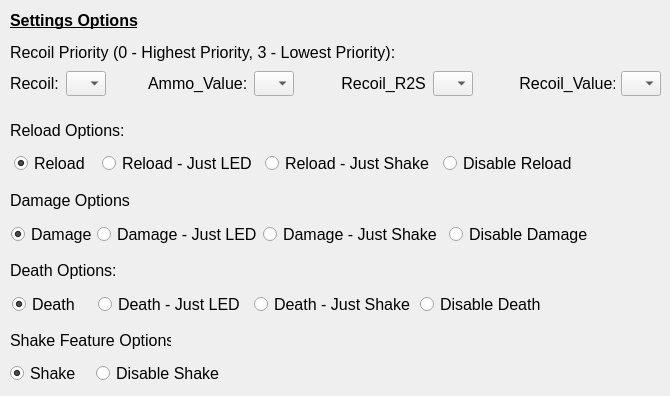
   <widget class="QWidget" name="stab">
    <attribute name="title">
     <string>Settings</string>
    </attribute>
    <widget class="QLabel" name="recoilInfoLabel">
     <property name="geometry">
      <rect>
       <x>10</x>
       <y>40</y>
       <width>391</width>
       <height>25</height>
      </rect>
     </property>
     <property name="font">
      <font>
       <pointsize>12</pointsize>
      </font>
     </property>
     <property name="styleSheet">
      <string notr="true">color : black;</string>
     </property>
     <property name="text">
      <string>Recoil Priority (0 - Highest Priority, 3 - Lowest Priority):</string>
     </property>
    </widget>
    <widget class="QLabel" name="recoilHeadLabel">
     <property name="geometry">
      <rect>
       <x>10</x>
       <y>0</y>
       <width>131</width>
       <height>41</height>
      </rect>
     </property>
     <property name="font">
      <font>
       <pointsize>12</pointsize>
       <bold>true</bold>
       <underline>true</underline>
      </font>
     </property>
     <property name="text">
      <string>Settings Options</string>
     </property>
     <property name="alignment">
      <set>Qt::AlignmentFlag::AlignLeading|Qt::AlignmentFlag::AlignLeft|Qt::AlignmentFlag::AlignVCenter</set>
     </property>
    </widget>
    <widget class="QLabel" name="reloadLabel">
     <property name="geometry">
      <rect>
       <x>10</x>
       <y>110</y>
       <width>121</width>
       <height>41</height>
      </rect>
     </property>
     <property name="font">
      <font>
       <pointsize>12</pointsize>
      </font>
     </property>
     <property name="text">
      <string>Reload Options:</string>
     </property>
    </widget>
    <widget class="QLabel" name="reloadLabel_2">
     <property name="geometry">
      <rect>
       <x>10</x>
       <y>180</y>
       <width>121</width>
       <height>41</height>
      </rect>
     </property>
     <property name="font">
      <font>
       <pointsize>12</pointsize>
      </font>
     </property>
     <property name="text">
      <string>Damage Options:</string>
     </property>
    </widget>
    <widget class="QLabel" name="reloadLabel_3">
     <property name="geometry">
      <rect>
       <x>10</x>
       <y>250</y>
       <width>111</width>
       <height>41</height>
      </rect>
     </property>
     <property name="font">
      <font>
       <pointsize>12</pointsize>
      </font>
     </property>
     <property name="text">
      <string>Death Options:</string>
     </property>
    </widget>
    <widget class="QLabel" name="reloadLabel_4">
     <property name="geometry">
      <rect>
       <x>10</x>
       <y>320</y>
       <width>161</width>
       <height>41</height>
      </rect>
     </property>
     <property name="font">
      <font>
       <pointsize>12</pointsize>
      </font>
     </property>
     <property name="text">
      <string>Shake Feature Options:</string>
     </property>
    </widget>
    <widget class="QWidget" name="layoutWidget_6">
     <property name="geometry">
      <rect>
       <x>10</x>
       <y>70</y>
       <width>651</width>
       <height>27</height>
      </rect>
     </property>
     <layout class="QHBoxLayout" name="horizontalLayout_24">
      <item>
       <widget class="QLabel" name="recoilLabel">
        <property name="sizePolicy">
         <sizepolicy hsizetype="Fixed" vsizetype="Fixed">
          <horstretch>0</horstretch>
          <verstretch>0</verstretch>
         </sizepolicy>
        </property>
        <property name="minimumSize">
         <size>
          <width>50</width>
          <height>25</height>
         </size>
        </property>
        <property name="maximumSize">
         <size>
          <width>50</width>
          <height>25</height>
         </size>
        </property>
        <property name="baseSize">
         <size>
          <width>50</width>
          <height>25</height>
         </size>
        </property>
        <property name="font">
         <font>
          <pointsize>12</pointsize>
         </font>
        </property>
        <property name="text">
         <string>Recoil:</string>
        </property>
       </widget>
      </item>
      <item>
       <widget class="QComboBox" name="recoilComboBox">
        <property name="sizePolicy">
         <sizepolicy hsizetype="Fixed" vsizetype="Fixed">
          <horstretch>0</horstretch>
          <verstretch>0</verstretch>
         </sizepolicy>
        </property>
        <property name="minimumSize">
         <size>
          <width>40</width>
          <height>25</height>
         </size>
        </property>
        <property name="maximumSize">
         <size>
          <width>40</width>
          <height>25</height>
         </size>
        </property>
        <property name="baseSize">
         <size>
          <width>40</width>
          <height>25</height>
         </size>
        </property>
       </widget>
      </item>
      <item>
       <spacer name="horizontalSpacer_4">
        <property name="orientation">
         <enum>Qt::Orientation::Horizontal</enum>
        </property>
        <property name="sizeHint" stdset="0">
         <size>
          <width>200</width>
          <height>25</height>
         </size>
        </property>
       </spacer>
      </item>
      <item>
       <widget class="QLabel" name="ammoLabel">
        <property name="sizePolicy">
         <sizepolicy hsizetype="Fixed" vsizetype="Fixed">
          <horstretch>0</horstretch>
          <verstretch>0</verstretch>
         </sizepolicy>
        </property>
        <property name="minimumSize">
         <size>
          <width>100</width>
          <height>25</height>
         </size>
        </property>
        <property name="maximumSize">
         <size>
          <width>100</width>
          <height>25</height>
         </size>
        </property>
        <property name="baseSize">
         <size>
          <width>100</width>
          <height>25</height>
         </size>
        </property>
        <property name="font">
         <font>
          <pointsize>12</pointsize>
         </font>
        </property>
        <property name="text">
         <string>Ammo_Value:</string>
        </property>
       </widget>
      </item>
      <item>
       <widget class="QComboBox" name="ammoValueComboBox">
        <property name="sizePolicy">
         <sizepolicy hsizetype="Fixed" vsizetype="Fixed">
          <horstretch>0</horstretch>
          <verstretch>0</verstretch>
         </sizepolicy>
        </property>
        <property name="minimumSize">
         <size>
          <width>40</width>
          <height>25</height>
         </size>
        </property>
        <property name="maximumSize">
         <size>
          <width>40</width>
          <height>25</height>
         </size>
        </property>
        <property name="baseSize">
         <size>
          <width>40</width>
          <height>25</height>
         </size>
        </property>
       </widget>
      </item>
      <item>
       <spacer name="horizontalSpacer_5">
        <property name="orientation">
         <enum>Qt::Orientation::Horizontal</enum>
        </property>
        <property name="sizeHint" stdset="0">
         <size>
          <width>200</width>
          <height>25</height>
         </size>
        </property>
       </spacer>
      </item>
      <item>
       <widget class="QLabel" name="r2sLabel">
        <property name="sizePolicy">
         <sizepolicy hsizetype="Fixed" vsizetype="Fixed">
          <horstretch>0</horstretch>
          <verstretch>0</verstretch>
         </sizepolicy>
        </property>
        <property name="minimumSize">
         <size>
          <width>90</width>
          <height>25</height>
         </size>
        </property>
        <property name="maximumSize">
         <size>
          <width>90</width>
          <height>25</height>
         </size>
        </property>
        <property name="baseSize">
         <size>
          <width>90</width>
          <height>25</height>
         </size>
        </property>
        <property name="font">
         <font>
          <pointsize>12</pointsize>
         </font>
        </property>
        <property name="text">
         <string> Recoil_R2S:</string>
        </property>
       </widget>
      </item>
      <item>
       <widget class="QComboBox" name="recoilR2SComboBox">
        <property name="sizePolicy">
         <sizepolicy hsizetype="Fixed" vsizetype="Fixed">
          <horstretch>0</horstretch>
          <verstretch>0</verstretch>
         </sizepolicy>
        </property>
        <property name="minimumSize">
         <size>
          <width>40</width>
          <height>25</height>
         </size>
        </property>
        <property name="maximumSize">
         <size>
          <width>40</width>
          <height>25</height>
         </size>
        </property>
        <property name="baseSize">
         <size>
          <width>40</width>
          <height>25</height>
         </size>
        </property>
       </widget>
      </item>
      <item>
       <spacer name="horizontalSpacer_6">
        <property name="orientation">
         <enum>Qt::Orientation::Horizontal</enum>
        </property>
        <property name="sizeHint" stdset="0">
         <size>
          <width>200</width>
          <height>25</height>
         </size>
        </property>
       </spacer>
      </item>
      <item>
       <widget class="QLabel" name="valueLabel">
        <property name="sizePolicy">
         <sizepolicy hsizetype="Fixed" vsizetype="Fixed">
          <horstretch>0</horstretch>
          <verstretch>0</verstretch>
         </sizepolicy>
        </property>
        <property name="minimumSize">
         <size>
          <width>100</width>
          <height>25</height>
         </size>
        </property>
        <property name="maximumSize">
         <size>
          <width>100</width>
          <height>25</height>
         </size>
        </property>
        <property name="baseSize">
         <size>
          <width>100</width>
          <height>25</height>
         </size>
        </property>
        <property name="font">
         <font>
          <pointsize>12</pointsize>
         </font>
        </property>
        <property name="text">
         <string> Recoil_Value:</string>
        </property>
       </widget>
      </item>
      <item>
       <widget class="QComboBox" name="recoilValueComboBox">
        <property name="sizePolicy">
         <sizepolicy hsizetype="Fixed" vsizetype="Fixed">
          <horstretch>0</horstretch>
          <verstretch>0</verstretch>
         </sizepolicy>
        </property>
        <property name="minimumSize">
         <size>
          <width>40</width>
          <height>25</height>
         </size>
        </property>
        <property name="maximumSize">
         <size>
          <width>40</width>
          <height>25</height>
         </size>
        </property>
        <property name="baseSize">
         <size>
          <width>40</width>
          <height>25</height>
         </size>
        </property>
       </widget>
      </item>
     </layout>
    </widget>
    <widget class="QWidget" name="layoutWidget_7">
     <property name="geometry">
      <rect>
       <x>10</x>
       <y>360</y>
       <width>218</width>
       <height>27</height>
      </rect>
     </property>
     <layout class="QHBoxLayout" name="horizontalLayout_27">
      <item>
       <widget class="QRadioButton" name="shakeRadioButton">
        <property name="sizePolicy">
         <sizepolicy hsizetype="Fixed" vsizetype="Fixed">
          <horstretch>0</horstretch>
          <verstretch>0</verstretch>
         </sizepolicy>
        </property>
        <property name="minimumSize">
         <size>
          <width>80</width>
          <height>25</height>
         </size>
        </property>
        <property name="maximumSize">
         <size>
          <width>80</width>
          <height>25</height>
         </size>
        </property>
        <property name="baseSize">
         <size>
          <width>80</width>
          <height>25</height>
         </size>
        </property>
        <property name="font">
         <font>
          <pointsize>12</pointsize>
         </font>
        </property>
        <property name="text">
         <string>Shake</string>
        </property>
        <property name="checked">
         <bool>true</bool>
        </property>
       </widget>
      </item>
      <item>
       <widget class="QRadioButton" name="disableShakeradioButton">
        <property name="sizePolicy">
         <sizepolicy hsizetype="Fixed" vsizetype="Fixed">
          <horstretch>0</horstretch>
          <verstretch>0</verstretch>
         </sizepolicy>
        </property>
        <property name="minimumSize">
         <size>
          <width>130</width>
          <height>25</height>
         </size>
        </property>
        <property name="maximumSize">
         <size>
          <width>130</width>
          <height>25</height>
         </size>
        </property>
        <property name="baseSize">
         <size>
          <width>130</width>
          <height>25</height>
         </size>
        </property>
        <property name="font">
         <font>
          <pointsize>12</pointsize>
         </font>
        </property>
        <property name="text">
         <string>Disable Shake</string>
        </property>
       </widget>
      </item>
     </layout>
    </widget>
    <widget class="QWidget" name="layoutWidget_8">
     <property name="geometry">
      <rect>
       <x>12</x>
       <y>150</y>
       <width>575</width>
       <height>27</height>
      </rect>
     </property>
     <layout class="QHBoxLayout" name="horizontalLayout_25">
      <item>
       <widget class="QRadioButton" name="reloadRadioButton">
        <property name="sizePolicy">
         <sizepolicy hsizetype="Fixed" vsizetype="Fixed">
          <horstretch>0</horstretch>
          <verstretch>0</verstretch>
         </sizepolicy>
        </property>
        <property name="minimumSize">
         <size>
          <width>80</width>
          <height>25</height>
         </size>
        </property>
        <property name="maximumSize">
         <size>
          <width>80</width>
          <height>25</height>
         </size>
        </property>
        <property name="baseSize">
         <size>
          <width>80</width>
          <height>25</height>
         </size>
        </property>
        <property name="font">
         <font>
          <pointsize>12</pointsize>
         </font>
        </property>
        <property name="text">
         <string>Reload</string>
        </property>
        <property name="checked">
         <bool>true</bool>
        </property>
       </widget>
      </item>
      <item>
       <widget class="QRadioButton" name="reloadJustLEDRadioButton">
        <property name="sizePolicy">
         <sizepolicy hsizetype="Fixed" vsizetype="Fixed">
          <horstretch>0</horstretch>
          <verstretch>0</verstretch>
         </sizepolicy>
        </property>
        <property name="minimumSize">
         <size>
          <width>155</width>
          <height>25</height>
         </size>
        </property>
        <property name="maximumSize">
         <size>
          <width>155</width>
          <height>25</height>
         </size>
        </property>
        <property name="baseSize">
         <size>
          <width>155</width>
          <height>25</height>
         </size>
        </property>
        <property name="font">
         <font>
          <pointsize>12</pointsize>
         </font>
        </property>
        <property name="text">
         <string>Reload - Just LED</string>
        </property>
       </widget>
      </item>
      <item>
       <widget class="QRadioButton" name="reloadJustShakeRadioButton">
        <property name="sizePolicy">
         <sizepolicy hsizetype="Fixed" vsizetype="Fixed">
          <horstretch>0</horstretch>
          <verstretch>0</verstretch>
         </sizepolicy>
        </property>
        <property name="minimumSize">
         <size>
          <width>170</width>
          <height>25</height>
         </size>
        </property>
        <property name="maximumSize">
         <size>
          <width>170</width>
          <height>25</height>
         </size>
        </property>
        <property name="baseSize">
         <size>
          <width>170</width>
          <height>25</height>
         </size>
        </property>
        <property name="font">
         <font>
          <pointsize>12</pointsize>
         </font>
        </property>
        <property name="text">
         <string>Reload - Just Shake</string>
        </property>
       </widget>
      </item>
      <item>
       <widget class="QRadioButton" name="disableReloadradioButton">
        <property name="sizePolicy">
         <sizepolicy hsizetype="Fixed" vsizetype="Fixed">
          <horstretch>0</horstretch>
          <verstretch>0</verstretch>
         </sizepolicy>
        </property>
        <property name="minimumSize">
         <size>
          <width>140</width>
          <height>25</height>
         </size>
        </property>
        <property name="maximumSize">
         <size>
          <width>140</width>
          <height>25</height>
         </size>
        </property>
        <property name="baseSize">
         <size>
          <width>140</width>
          <height>25</height>
         </size>
        </property>
        <property name="font">
         <font>
          <pointsize>12</pointsize>
         </font>
        </property>
        <property name="text">
         <string>Disable Reload</string>
        </property>
       </widget>
      </item>
     </layout>
    </widget>
    <widget class="QWidget" name="layoutWidget_9">
     <property name="geometry">
      <rect>
       <x>11</x>
       <y>221</y>
       <width>580</width>
       <height>27</height>
      </rect>
     </property>
     <layout class="QHBoxLayout" name="horizontalLayout_26">
      <item>
       <widget class="QRadioButton" name="damageRadioButton">
        <property name="sizePolicy">
         <sizepolicy hsizetype="Fixed" vsizetype="Fixed">
          <horstretch>0</horstretch>
          <verstretch>0</verstretch>
         </sizepolicy>
        </property>
        <property name="minimumSize">
         <size>
          <width>80</width>
          <height>25</height>
         </size>
        </property>
        <property name="maximumSize">
         <size>
          <width>80</width>
          <height>25</height>
         </size>
        </property>
        <property name="baseSize">
         <size>
          <width>80</width>
          <height>25</height>
         </size>
        </property>
        <property name="font">
         <font>
          <pointsize>12</pointsize>
         </font>
        </property>
        <property name="text">
         <string>Damage</string>
        </property>
        <property name="checked">
         <bool>true</bool>
        </property>
       </widget>
      </item>
      <item>
       <widget class="QRadioButton" name="damageJustLEDRadioButton">
        <property name="sizePolicy">
         <sizepolicy hsizetype="Fixed" vsizetype="Fixed">
          <horstretch>0</horstretch>
          <verstretch>0</verstretch>
         </sizepolicy>
        </property>
        <property name="minimumSize">
         <size>
          <width>160</width>
          <height>25</height>
         </size>
        </property>
        <property name="maximumSize">
         <size>
          <width>160</width>
          <height>25</height>
         </size>
        </property>
        <property name="baseSize">
         <size>
          <width>160</width>
          <height>25</height>
         </size>
        </property>
        <property name="font">
         <font>
          <pointsize>12</pointsize>
         </font>
        </property>
        <property name="text">
         <string>Damage - Just LED</string>
        </property>
       </widget>
      </item>
      <item>
       <widget class="QRadioButton" name="damageJustShakeRadioButton">
        <property name="sizePolicy">
         <sizepolicy hsizetype="Fixed" vsizetype="Fixed">
          <horstretch>0</horstretch>
          <verstretch>0</verstretch>
         </sizepolicy>
        </property>
        <property name="minimumSize">
         <size>
          <width>180</width>
          <height>25</height>
         </size>
        </property>
        <property name="maximumSize">
         <size>
          <width>180</width>
          <height>25</height>
         </size>
        </property>
        <property name="baseSize">
         <size>
          <width>180</width>
          <height>25</height>
         </size>
        </property>
        <property name="font">
         <font>
          <pointsize>12</pointsize>
         </font>
        </property>
        <property name="text">
         <string>Damage - Just Shake</string>
        </property>
       </widget>
      </item>
      <item>
       <widget class="QRadioButton" name="disableDamageradioButton">
        <property name="sizePolicy">
         <sizepolicy hsizetype="Fixed" vsizetype="Fixed">
          <horstretch>0</horstretch>
          <verstretch>0</verstretch>
         </sizepolicy>
        </property>
        <property name="minimumSize">
         <size>
          <width>140</width>
          <height>25</height>
         </size>
        </property>
        <property name="maximumSize">
         <size>
          <width>140</width>
          <height>25</height>
         </size>
        </property>
        <property name="baseSize">
         <size>
          <width>140</width>
          <height>25</height>
         </size>
        </property>
        <property name="font">
         <font>
          <pointsize>12</pointsize>
         </font>
        </property>
        <property name="text">
         <string>Disable Damage</string>
        </property>
       </widget>
      </item>
     </layout>
    </widget>
    <widget class="QWidget" name="layoutWidget_10">
     <property name="geometry">
      <rect>
       <x>12</x>
       <y>291</y>
       <width>550</width>
       <height>27</height>
      </rect>
     </property>
     <layout class="QHBoxLayout" name="horizontalLayout_28">
      <item>
       <widget class="QRadioButton" name="deathRadioButton">
        <property name="sizePolicy">
         <sizepolicy hsizetype="Fixed" vsizetype="Fixed">
          <horstretch>0</horstretch>
          <verstretch>0</verstretch>
         </sizepolicy>
        </property>
        <property name="minimumSize">
         <size>
          <width>80</width>
          <height>25</height>
         </size>
        </property>
        <property name="maximumSize">
         <size>
          <width>80</width>
          <height>25</height>
         </size>
        </property>
        <property name="baseSize">
         <size>
          <width>80</width>
          <height>25</height>
         </size>
        </property>
        <property name="font">
         <font>
          <pointsize>12</pointsize>
         </font>
        </property>
        <property name="text">
         <string>Death</string>
        </property>
        <property name="checked">
         <bool>true</bool>
        </property>
       </widget>
      </item>
      <item>
       <widget class="QRadioButton" name="deathJustLEDRadioButton">
        <property name="sizePolicy">
         <sizepolicy hsizetype="Fixed" vsizetype="Fixed">
          <horstretch>0</horstretch>
          <verstretch>0</verstretch>
         </sizepolicy>
        </property>
        <property name="minimumSize">
         <size>
          <width>150</width>
          <height>25</height>
         </size>
        </property>
        <property name="maximumSize">
         <size>
          <width>150</width>
          <height>25</height>
         </size>
        </property>
        <property name="baseSize">
         <size>
          <width>150</width>
          <height>25</height>
         </size>
        </property>
        <property name="font">
         <font>
          <pointsize>12</pointsize>
         </font>
        </property>
        <property name="text">
         <string>Death - Just LED</string>
        </property>
       </widget>
      </item>
      <item>
       <widget class="QRadioButton" name="deathJustShakeRadioButton">
        <property name="sizePolicy">
         <sizepolicy hsizetype="Fixed" vsizetype="Fixed">
          <horstretch>0</horstretch>
          <verstretch>0</verstretch>
         </sizepolicy>
        </property>
        <property name="minimumSize">
         <size>
          <width>160</width>
          <height>25</height>
         </size>
        </property>
        <property name="maximumSize">
         <size>
          <width>160</width>
          <height>25</height>
         </size>
        </property>
        <property name="baseSize">
         <size>
          <width>160</width>
          <height>25</height>
         </size>
        </property>
        <property name="font">
         <font>
          <pointsize>12</pointsize>
         </font>
        </property>
        <property name="text">
         <string>Death - Just Shake</string>
        </property>
       </widget>
      </item>
      <item>
       <widget class="QRadioButton" name="disableDeathradioButton">
        <property name="sizePolicy">
         <sizepolicy hsizetype="Fixed" vsizetype="Fixed">
          <horstretch>0</horstretch>
          <verstretch>0</verstretch>
         </sizepolicy>
        </property>
        <property name="minimumSize">
         <size>
          <width>140</width>
          <height>25</height>
         </size>
        </property>
        <property name="maximumSize">
         <size>
          <width>140</width>
          <height>25</height>
         </size>
        </property>
        <property name="baseSize">
         <size>
          <width>140</width>
          <height>25</height>
         </size>
        </property>
        <property name="font">
         <font>
          <pointsize>12</pointsize>
         </font>
        </property>
        <property name="text">
         <string>Disable Death</string>
        </property>
       </widget>
      </item>
     </layout>
    </widget>
   </widget>
